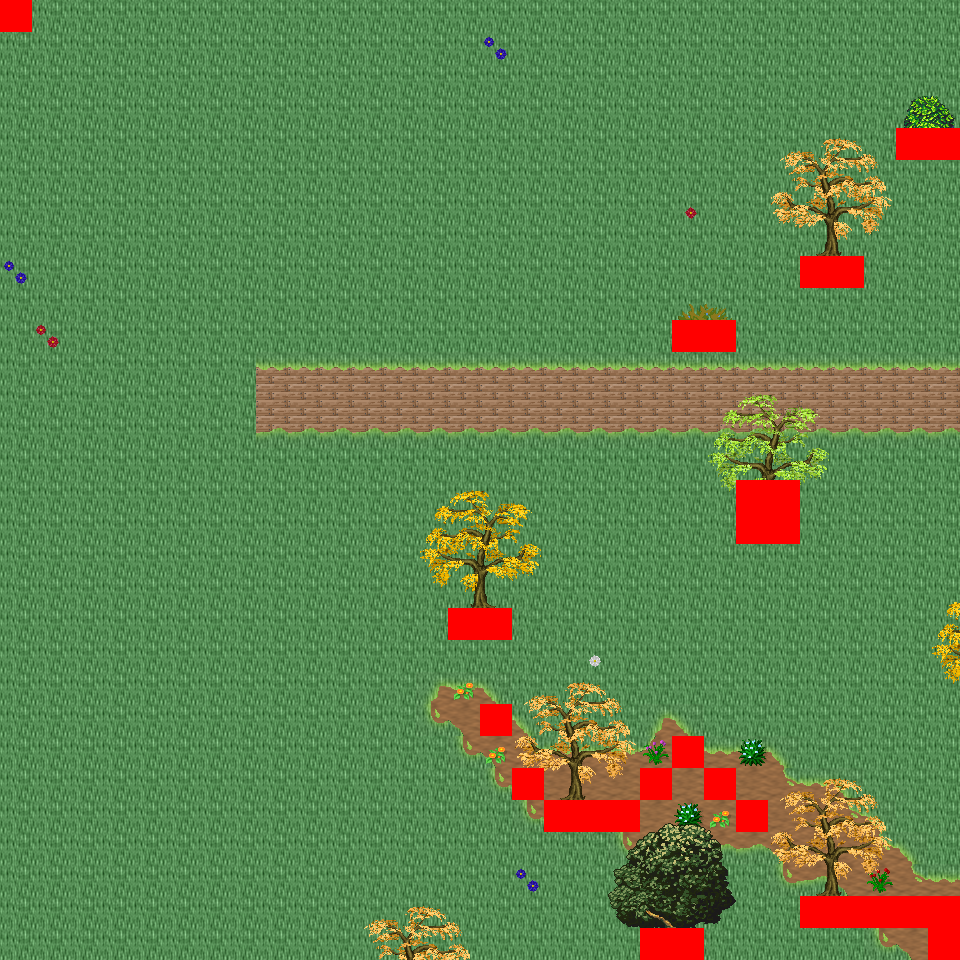

Rendered tile map (Tiled .tmx) drawn with the repository's tilesets; below, a short description and the map source with its tile grids summarised:
An orthogonal 30x30 tile map with 32x32 px tiles, 6 tile layers (Ground, Object, Object2, Above, ...), 46 tilesets and 4 objects (4x mapExit).

<map version="1.0" orientation="orthogonal" renderorder="right-down" width="30" height="30" tilewidth="32" tileheight="32" nextobjectid="5">
  <tileset firstgid="1" name="tileset_logic_collision" tilewidth="32" tileheight="32" tilecount="1" columns="1">
    <image source="../drawable/tileset_logic_collision.png" width="32" height="32" />
  </tileset>
  <tileset firstgid="2" name="tileset_ground_ground" tilewidth="32" tileheight="32" tilecount="33" columns="3">
    <image source="../drawable/tileset_ground_ground.png" width="96" height="352" />
  </tileset>
  <tileset firstgid="35" name="tileset_building_castle" tilewidth="32" tileheight="32" tilecount="320" columns="20">
    <image source="../drawable/tileset_building_castle.png" width="640" height="512" />
  </tileset>
  <tileset firstgid="355" name="tileset_item_weapon_cannon" tilewidth="32" tileheight="32" tilecount="12" columns="3">
    <image source="../drawable/tileset_item_weapon_cannon.png" width="96" height="128" />
  </tileset>
  <tileset firstgid="367" name="tileset_item_pot_barrels_1" tilewidth="32" tileheight="32" tilecount="8" columns="4">
    <image source="../drawable/tileset_item_pot_barrels_1.png" width="128" height="64" />
  </tileset>
  <tileset firstgid="375" name="tileset_building_door_door" tilewidth="32" tileheight="32" tilecount="6" columns="3">
    <image source="../drawable/tileset_building_door_door.png" width="96" height="64" />
  </tileset>
  <tileset firstgid="381" name="tileset_building_door_closed" tilewidth="32" tileheight="32" tilecount="1" columns="1">
    <image source="../drawable/tileset_building_door_closed.png" width="32" height="32" />
  </tileset>
  <tileset firstgid="382" name="tileset_building_window_window_centered" tilewidth="32" tileheight="32" tilecount="1" columns="1">
    <image source="../drawable/tileset_building_window_window_centered.png" width="32" height="32" />
  </tileset>
  <tileset firstgid="383" name="tileset_building_decoration_chimney_big" tilewidth="32" tileheight="32" tilecount="2" columns="1">
    <image source="../drawable/tileset_building_decoration_chimney_big.png" width="32" height="64" />
  </tileset>
  <tileset firstgid="385" name="tileset_ground_grass_corners" tilewidth="32" tileheight="32" tilecount="24" columns="6">
    <image source="../drawable/tileset_ground_grass_corners.png" width="192" height="128" />
  </tileset>
  <tileset firstgid="409" name="tileset_ground_grass_edges" tilewidth="32" tileheight="32" tilecount="36" columns="12">
    <image source="../drawable/tileset_ground_grass_edges.png" width="384" height="96" />
  </tileset>
  <tileset firstgid="445" name="tileset_item_statue_lion_statues" tilewidth="32" tileheight="32" tilecount="8" columns="2">
    <image source="../drawable/tileset_item_statue_lion_statues.png" width="64" height="128" />
  </tileset>
  <tileset firstgid="453" name="tileset_item_statue_girl_with_bird" tilewidth="32" tileheight="32" tilecount="12" columns="4">
    <image source="../drawable/tileset_item_statue_girl_with_bird.png" width="128" height="96" />
  </tileset>
  <tileset firstgid="465" name="tileset_furniture_light_lamp_blue" tilewidth="32" tileheight="32" tilecount="3" columns="1">
    <image source="../drawable/tileset_furniture_light_lamp_blue.png" width="32" height="96" />
  </tileset>
  <tileset firstgid="468" name="tileset_light_dim_light_7x5" tilewidth="32" tileheight="32" tilecount="35" columns="7">
    <image source="../drawable/tileset_light_dim_light_7x5.png" width="224" height="160" />
  </tileset>
  <tileset firstgid="503" name="tileset_plant_flower_daisy_blue" tilewidth="32" tileheight="32" tilecount="8" columns="2">
    <image source="../drawable/tileset_plant_flower_daisy_blue.png" width="64" height="128" />
  </tileset>
  <tileset firstgid="511" name="tileset_plant_flower_daisy_red" tilewidth="32" tileheight="32" tilecount="8" columns="2">
    <image source="../drawable/tileset_plant_flower_daisy_red.png" width="64" height="128" />
  </tileset>
  <tileset firstgid="519" name="tileset_plant_flower_daisy_white" tilewidth="32" tileheight="32" tilecount="8" columns="2">
    <image source="../drawable/tileset_plant_flower_daisy_white.png" width="64" height="128" />
  </tileset>
  <tileset firstgid="527" name="tileset_plant_flower_daisy_yellow" tilewidth="32" tileheight="32" tilecount="8" columns="2">
    <image source="../drawable/tileset_plant_flower_daisy_yellow.png" width="64" height="128" />
  </tileset>
  <tileset firstgid="535" name="tileset_plant_tree_fall_trees" tilewidth="32" tileheight="32" tilecount="40" columns="8">
    <image source="../drawable/tileset_plant_tree_fall_trees.png" width="256" height="160" />
  </tileset>
  <tileset firstgid="575" name="tileset_plant_tree_oak_tree" tilewidth="32" tileheight="32" tilecount="20" columns="4">
    <image source="../drawable/tileset_plant_tree_oak_tree.png" width="128" height="160" />
  </tileset>
  <tileset firstgid="595" name="tileset_plant_tree_chestnut_tree" tilewidth="32" tileheight="32" tilecount="20" columns="4">
    <image source="../drawable/tileset_plant_tree_chestnut_tree.png" width="128" height="160" />
  </tileset>
  <tileset firstgid="615" name="tileset_plant_tree_locust_tree" tilewidth="32" tileheight="32" tilecount="20" columns="4">
    <image source="../drawable/tileset_plant_tree_locust_tree.png" width="128" height="160" />
  </tileset>
  <tileset firstgid="635" name="tileset_logic_protection" tilewidth="32" tileheight="32" tilecount="2" columns="2">
    <image source="../drawable/tileset_logic_protection.png" width="64" height="32" />
  </tileset>
  <tileset firstgid="637" name="tileset_plant_bush_hosta" tilewidth="32" tileheight="32" tilecount="9" columns="3">
    <image source="../drawable/tileset_plant_bush_hosta.png" width="96" height="96" />
  </tileset>
  <tileset firstgid="646" name="tileset_plant_flower_flowers_mixed" tilewidth="32" tileheight="32" tilecount="16" columns="4">
    <image source="../drawable/tileset_plant_flower_flowers_mixed.png" width="128" height="128" />
  </tileset>
  <tileset firstgid="662" name="tileset_plant_flower_red_blue_clusters" tilewidth="32" tileheight="32" tilecount="4" columns="1">
    <image source="../drawable/tileset_plant_flower_red_blue_clusters.png" width="32" height="128" />
  </tileset>
  <tileset firstgid="666" name="tileset_furniture_chair_bench_iron" tilewidth="32" tileheight="32" tilecount="4" columns="2">
    <image source="../drawable/tileset_furniture_chair_bench_iron.png" width="64" height="64" />
  </tileset>
  <tileset firstgid="670" name="tileset_plant_stump_stump_pale_purple" tilewidth="32" tileheight="32" tilecount="4" columns="2">
    <image source="../drawable/tileset_plant_stump_stump_pale_purple.png" width="64" height="64" />
  </tileset>
  <tileset firstgid="674" name="tileset_plant_stump_small_stump" tilewidth="32" tileheight="32" tilecount="4" columns="2">
    <image source="../drawable/tileset_plant_stump_small_stump.png" width="64" height="64" />
  </tileset>
  <tileset firstgid="678" name="tileset_building_decoration_banner" tilewidth="32" tileheight="32" tilecount="12" columns="1">
    <image source="../drawable/tileset_building_decoration_banner.png" width="32" height="384" />
  </tileset>
  <tileset firstgid="690" name="tileset_building_decoration_chimney" tilewidth="32" tileheight="32" tilecount="2" columns="1">
    <image source="../drawable/tileset_building_decoration_chimney.png" width="32" height="64" />
  </tileset>
  <tileset firstgid="692" name="tileset_plant_flower_vines_flowered" tilewidth="32" tileheight="32" tilecount="9" columns="3">
    <image source="../drawable/tileset_plant_flower_vines_flowered.png" width="96" height="96" />
  </tileset>
  <tileset firstgid="701" name="tileset_building_decoration_library_banner" tilewidth="32" tileheight="32" tilecount="6" columns="3">
    <image source="../drawable/tileset_building_decoration_library_banner.png" width="96" height="64" />
  </tileset>
  <tileset firstgid="707" name="tileset_logic_portal" tilewidth="32" tileheight="32" tilecount="24" columns="8">
    <image source="../drawable/tileset_logic_portal.png" width="256" height="96" />
  </tileset>
  <tileset firstgid="731" name="tileset_building_cottage" tilewidth="32" tileheight="32" tilecount="256" columns="16">
    <image source="../drawable/tileset_building_cottage.png" width="512" height="512" />
  </tileset>
  <tileset firstgid="987" name="tileset_building_roof_thatched_roof" tilewidth="32" tileheight="32" tilecount="256" columns="16">
    <image source="../drawable/tileset_building_roof_thatched_roof.png" width="512" height="512" />
  </tileset>
  <tileset firstgid="1243" name="tileset_building_window_windows" tilewidth="32" tileheight="32" tilecount="256" columns="16">
    <image source="../drawable/tileset_building_window_windows.png" width="512" height="512" />
  </tileset>
  <tileset firstgid="1499" name="tileset_building_door_doors" tilewidth="32" tileheight="32" tilecount="256" columns="16">
    <image source="../drawable/tileset_building_door_doors.png" width="512" height="512" />
  </tileset>
  <tileset firstgid="1755" name="tileset_building_decoration_chimney_brown_stacks" tilewidth="32" tileheight="32" tilecount="2" columns="1">
    <image source="../drawable/tileset_building_decoration_chimney_brown_stacks.png" width="32" height="64" />
  </tileset>
  <tileset firstgid="1757" name="tileset_ground_ground_3" tilewidth="32" tileheight="32" tilecount="5" columns="5">
    <image source="../drawable/tileset_ground_ground_3.png" width="160" height="32" />
  </tileset>
  <tileset firstgid="1762" name="tileset_plant_bush_bush_pinks" tilewidth="32" tileheight="32" tilecount="4" columns="2">
    <image source="../drawable/tileset_plant_bush_bush_pinks.png" width="64" height="64" />
  </tileset>
  <tileset firstgid="1766" name="tileset_plant_bushes_and_trees" tilewidth="32" tileheight="32" tilecount="144" columns="16">
    <image source="../drawable/tileset_plant_bushes_and_trees.png" width="512" height="289" />
  </tileset>
  <tileset firstgid="1910" name="tileset_plant_bush_berried" tilewidth="32" tileheight="32" tilecount="60" columns="5">
    <image source="../drawable/tileset_plant_bush_berried.png" width="160" height="384" />
  </tileset>
  <tileset firstgid="1970" name="tileset_plant_bush_leafy" tilewidth="32" tileheight="32" tilecount="48" columns="8">
    <image source="../drawable/tileset_plant_bush_leafy.png" width="256" height="192" />
  </tileset>
  <tileset firstgid="2018" name="tileset_plant_bush_flowering" tilewidth="32" tileheight="32" tilecount="72" columns="8">
    <image source="../drawable/tileset_plant_bush_flowering.png" width="256" height="288" />
  </tileset>
  <layer name="Ground" width="30" height="30">
    <data>[900 cells, 900 non-empty, 3 distinct tile ids]</data>
  </layer>
  <layer name="Object" width="30" height="30">
    <data>[900 cells, 109 non-empty, 22 distinct tile ids]</data>
  </layer>
  <layer name="Object2" width="30" height="30">
    <data>[900 cells, 18 non-empty, 8 distinct tile ids]</data>
  </layer>
  <layer name="Above" width="30" height="30">
    <data>[900 cells, 62 non-empty, 54 distinct tile ids]</data>
  </layer>
  <layer name="Above2" width="30" height="30">
    <data>[900 cells, 56 non-empty, 16 distinct tile ids]</data>
  </layer>
  <layer name="Walkable" width="30" height="30">
    <data>[900 cells, 30 non-empty, 1 distinct tile ids]</data>
  </layer>
  <objectgroup name="MapEvents">
    <object id="1" name="north" type="mapExit" x="32" y="0" width="928" height="32">
      <properties>
        <property name="map" value="level_0_x21_y43" />
        <property name="x" value="1" />
        <property name="y" value="28" />
      </properties>
    </object>
    <object id="2" name="south" type="mapExit" x="0" y="928" width="640" height="32">
      <properties>
        <property name="map" value="level_0_x21_y45" />
        <property name="x" value="0" />
        <property name="y" value="1" />
      </properties>
    </object>
    <object id="3" name="south2" type="mapExit" x="704" y="928" width="224" height="32">
      <properties>
        <property name="map" value="level_0_x21_y45" />
        <property name="x" value="22" />
        <property name="y" value="1" />
      </properties>
    </object>
    <object id="4" name="west" type="mapExit" x="0" y="32" width="32" height="928">
      <properties>
        <property name="map" value="level_0_x20_y44" />
        <property name="x" value="28" />
        <property name="y" value="1" />
      </properties>
    </object>
  </objectgroup>
</map>
